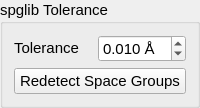
        <widget class="QGroupBox" name="groupBox_8">
         <property name="sizePolicy">
          <sizepolicy hsizetype="Preferred" vsizetype="Maximum">
           <horstretch>0</horstretch>
           <verstretch>0</verstretch>
          </sizepolicy>
         </property>
         <property name="font">
          <font>
           <pointsize>11</pointsize>
          </font>
         </property>
         <property name="title">
          <string>spglib Tolerance</string>
         </property>
         <layout class="QGridLayout" name="gridLayout_5">
          <item row="2" column="0" colspan="2">
           <widget class="QPushButton" name="push_spg_reset">
            <property name="minimumSize">
             <size>
              <width>0</width>
              <height>25</height>
             </size>
            </property>
            <property name="font">
             <font>
              <pointsize>11</pointsize>
             </font>
            </property>
            <property name="toolTip">
             <string>&lt;html&gt;&lt;head/&gt;&lt;body&gt;&lt;p&gt;Reset and redetect the symmetry (space group) of all structures.&lt;/p&gt;&lt;/body&gt;&lt;/html&gt;</string>
            </property>
            <property name="text">
             <string>Redetect Space Groups</string>
            </property>
           </widget>
          </item>
          <item row="1" column="0">
           <widget class="QLabel" name="label_10">
            <property name="sizePolicy">
             <sizepolicy hsizetype="Preferred" vsizetype="Fixed">
              <horstretch>0</horstretch>
              <verstretch>0</verstretch>
             </sizepolicy>
            </property>
            <property name="font">
             <font>
              <pointsize>11</pointsize>
             </font>
            </property>
            <property name="text">
             <string>Tolerance</string>
            </property>
            <property name="alignment">
             <set>Qt::AlignLeading|Qt::AlignLeft|Qt::AlignVCenter</set>
            </property>
           </widget>
          </item>
          <item row="1" column="1">
           <widget class="QDoubleSpinBox" name="spin_tol_spg">
            <property name="minimum">
             <double>0.001000000000000</double>
            </property>
            <property name="sizePolicy">
             <sizepolicy hsizetype="Minimum" vsizetype="Fixed">
              <horstretch>0</horstretch>
              <verstretch>0</verstretch>
             </sizepolicy>
            </property>
            <property name="minimumSize">
             <size>
              <width>0</width>
              <height>25</height>
             </size>
            </property>
            <property name="font">
             <font>
              <pointsize>11</pointsize>
             </font>
            </property>
            <property name="toolTip">
             <string>&lt;html&gt;&lt;head/&gt;&lt;body&gt;&lt;p&gt;Tolerance used in space group determination performed by sgplib.&lt;/p&gt;&lt;p&gt;Default: 0.01 Å&lt;/p&gt;&lt;/body&gt;&lt;/html&gt;</string>
            </property>
            <property name="suffix">
             <string> Å</string>
            </property>
            <property name="decimals">
             <number>3</number>
            </property>
            <property name="singleStep">
             <double>0.005000000000000</double>
            </property>
            <property name="value">
             <double>0.010000000000000</double>
            </property>
           </widget>
          </item>
         </layout>
        </widget>
